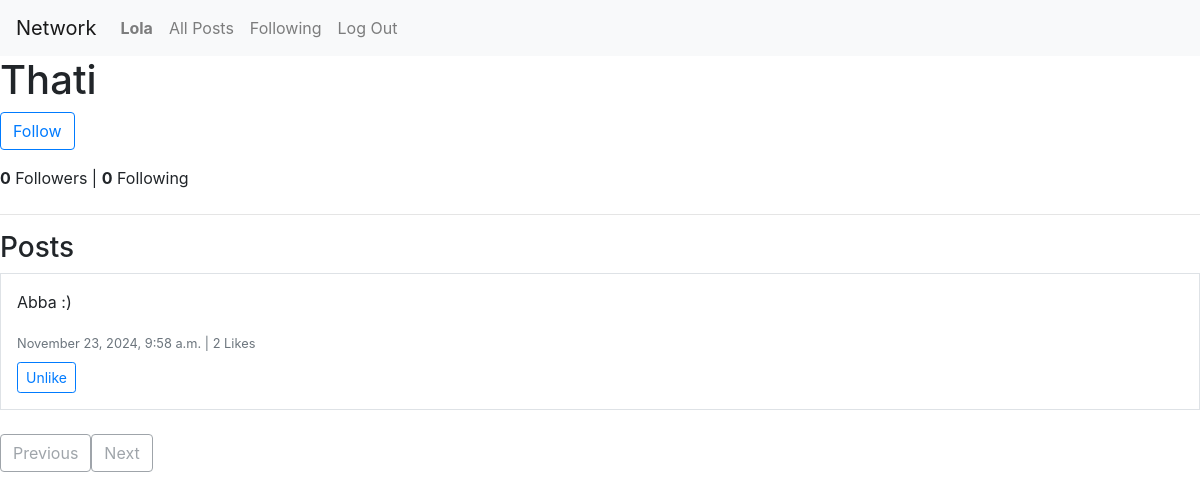
/profile/Thati (signed in), run on the app's committed database.
### network/models.py (models this page shows, shortened)
class User(AbstractUser):
    def follower_count(self):
        return Follow.objects.filter(following=self).count()
    def following_count(self):
        return Follow.objects.filter(follower=self).count()

class Post(models.Model):
    author = models.ForeignKey(User, on_delete=models.CASCADE, related_name="posts")
    content = models.TextField()
    timestamp = models.DateTimeField(auto_now_add=True)
    likes = models.ManyToManyField(User, related_name="liked_posts", blank=True)
    def like_count(self):
        return self.likes.count()

### network/views.py (the view)
# urls.py: path("profile/<str:username>", views.profile, name="profile"),
def profile(request, username):
    profile_user = get_object_or_404(User, username=username)
    posts = profile_user.posts.order_by("-timestamp")
    paginator = Paginator(posts, 10)  # Show 10 posts per page
    page_number = request.GET.get("page")
    page_obj = paginator.get_page(page_number)
    is_following = (
        request.user.is_authenticated and
        Follow.objects.filter(follower=request.user, following=profile_user).exists()
    )
    return render(request, "network/profile.html", {
        "profile_user": profile_user,
        "page_obj": page_obj,
        "is_following": is_following,
    })

### network/templates/network/profile.html (shortened to what this page needs)
{% extends "network/layout.html" %}
{% block body %}
<h1>{{ profile_user.username }}</h1>
{% if user.is_authenticated and user != profile_user %}
<div class="mb-3">
    <button
        id="follow-btn"
        class="btn btn-outline-primary"
        data-username="{{ profile_user.username }}">
        {% if is_following %} Unfollow {% else %} Follow {% endif %}
    </button>
</div>
{% endif %}
<div class="mb-4">
    <strong id="follower-count">{{ profile_user.follower_count }}</strong> Followers |
    <strong>{{ profile_user.following_count }}</strong> Following
</div>
<hr/>
<h3>Posts</h3>
<div id="posts">
    {% if page_obj %}
        {% for post in page_obj %}
        <div class="post border mb-4 p-3" data-post-id="{{ post.id }}">
            <p id="post-content-{{ post.id }}">{{ post.content }}</p>
            <small class="text-muted">
                {{ post.timestamp|date:"F j, Y, g:i a" }} |
                <span id="like-count-{{ post.id }}">{{ post.like_count }}</span> Likes
            </small>
            <div class="mt-2">
                {% if user.is_authenticated %}
                <button class="btn btn-sm btn-outline-primary like-btn" data-post-id="{{ post.id }}">
                    {% if user in post.likes.all %} Unlike {% else %} Like {% endif %}
                </button>
                {% endif %}
            </div>
        </div>
        {% endfor %}
    {% else %}
    <h5 class="text-muted">No posts to display.</h5>
    {% endif %}
</div>
<div class="pagination">
    {% if page_obj.has_previous %}
    <a href="?page={{ page_obj.previous_page_number }}" class="btn btn-outline-secondary">Previous</a>
    {% else %}
    <button class="btn btn-outline-secondary disabled">Previous</button>
    {% endif %}
    {% if page_obj.has_next %}
    <a href="?page={{ page_obj.next_page_number }}" class="btn btn-outline-secondary">Next</a>
    {% else %}
    <button class="btn btn-outline-secondary disabled">Next</button>
    {% endif %}
</div>
{% endblock %}

### network/templates/network/layout.html (shortened to what this page needs)
{% load static %}
<!DOCTYPE html>
<html lang="en">
    <head>
        <link rel="stylesheet" href="https://stackpath.bootstrapcdn.com/bootstrap/4.4.1/css/bootstrap.min.css">
        <link href="{% static 'network/styles.css' %}" rel="stylesheet">
    </head>
    <body>
        <nav class="navbar navbar-expand-lg navbar-light bg-light">
            <a class="navbar-brand" href="#">Network</a>
            <div>
              <ul class="navbar-nav mr-auto">
                {% if user.is_authenticated %}
                    <li class="nav-item">
                        <a class="nav-link" href="#"><strong>{{ user.username }}</strong></a>
                    </li>
                {% endif %}
                <li class="nav-item">
                  <a class="nav-link" href="{% url 'index' %}">All Posts</a>
                </li>
                {% if user.is_authenticated %}
                    <li class="nav-item">
                        <a class="nav-link" href="{% url 'following' %}">Following</a>
                    </li>
                    <li class="nav-item">
                        <a class="nav-link" href="{% url 'logout' %}">Log Out</a>
                    </li>
                {% endif %}
              </ul>
            </div>
          </nav>
        <div class="body">
            {% block body %}
            {% endblock %}
        </div>
    </body>
</html>

### data on the page
User: username "Lola"
User: username "Thati", follower_count "0", following_count "0"
Post: content "Abba :)", timestamp "November 23, 2024, 9:58 a.m.", like_count "2", shows "Unlike"
